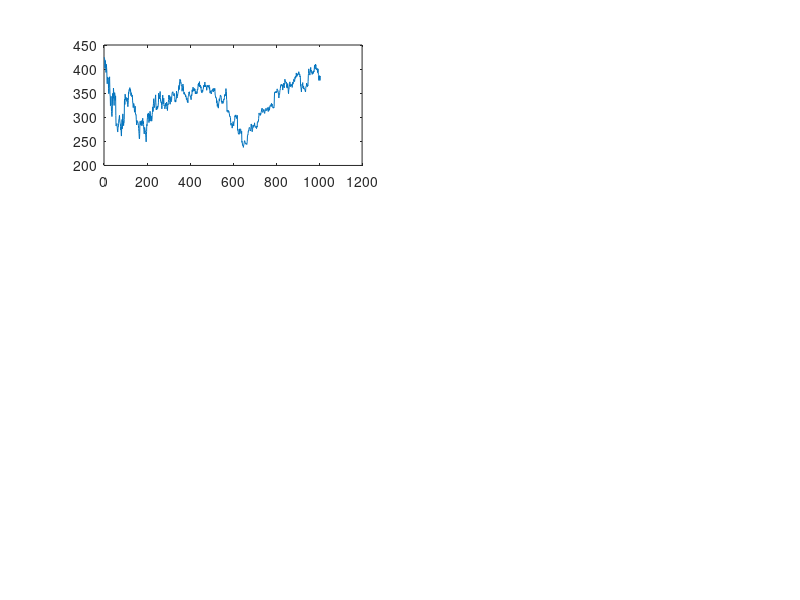

Recreate this plot in MATLAB. (Note: this script raises an error after producing the figure.)
%% stock 1

clc;clf;clear 
S = load('stockdata.tsv');
S1 = S(:,2);
time = 1:length(S1);
subplot(3,2,1);
plot(time,S1);
X1 = logreturn(S1);
subplot(3,2,2)
plot(time,X1);
subplot(3,2,3);
hist(X1,100);
subplot(3,2,4);
qqplot(X1);

[h,p] = chi2gof(X1);
p

subplot(3,2,[5 6]);
autocorr(X1);

mean1 = mean(X1)
stdDev1 = sqrt(var(X1))


%% stock 2


clc;clf;clear 
S = load('stockdata.tsv');
S2 = S(:,3);
time = 1:length(S2);
subplot(2,2,1);
plot(time,S2);
X2 = logreturn(S2);
subplot(2,2,2)
plot(time,X2);
subplot(2,2,3);
hist(X2,100);
subplot(2,2,4);
qqplot(X2);

[h,p] = chi2gof(X2);
p

mean2 = mean(X2)
stdDev2 = sqrt(var(X2))
%% stock 3

clc;clf;clear 
S = load('stockdata.tsv');
S3 = S(:,4);
time = 1:length(S3);
subplot(2,2,1);
plot(time,S3);
X3 = logreturn(S3);
subplot(2,2,2)
plot(time,X3);
subplot(2,2,3);
hist(X3,100);
subplot(2,2,4);
qqplot(X3);

[h,p] = chi2gof(X3);
p

mean3 = mean(X3)
stdDev3 = sqrt(var(X3))
%% stock 4 

clc;clf;clear 
S = load('stockdata.tsv');
S4 = S(:,5);
time = 1:length(S4);
subplot(2,2,1);
plot(time,S4);
X4 = logreturn(S4);
subplot(2,2,2)
plot(time,X4);
subplot(2,2,3);
hist(X4,100);
subplot(2,2,4);
qqplot(X4);

[h,p] = chi2gof(X4);
[h,p]

mean4 = mean(X4)
stdDev4 = sqrt(var(X4))
%% stock 5

clc;clf;clear 
S = load('stockdata.tsv');
S5 = S(:,6);
time = 1:length(S5);
subplot(2,2,1);
plot(time,S5);
X5 = logreturn(S5);
subplot(2,2,2)
plot(time,X5);
subplot(2,2,3);
hist(X5,100);
subplot(2,2,4);
qqplot(X5);

[h,p] = chi2gof(X5);
[h,p]

mean5 = mean(X5)
stdDev5 = sqrt(var(X5))
%% stock 6

clc;clf;clear 
S = load('stockdata.tsv');
S6 = S(:,7);
time = 1:length(S6);
subplot(2,2,1);
plot(time,S6);
X6 = logreturn(S6);
subplot(2,2,2)
plot(time,X6);
subplot(2,2,3);
hist(X6,100);
subplot(2,2,4);
qqplot(X6);

[h,p] = chi2gof(X6);
[h,p]

mean6 = mean(X6)
stdDev6 = sqrt(var(X6))
%% stock 7

clc;clf;clear 
S = load('stockdata.tsv');
S7 = S(:,8);
time = 1:length(S7);
subplot(2,2,1);
plot(time,S7);
X7 = logreturn(S7);
subplot(2,2,2)
plot(time,X7);
subplot(2,2,3);
hist(X7,100);
subplot(2,2,4);
qqplot(X7);

[h,p] = chi2gof(X7);
[h,p]

mean7 = mean(X7)
stdDev7 = sqrt(var(X7))
%% correlation 

clc;clf;clear 
S = load('stockdata.tsv');

X=zeros(1006,7);
for i = 1:7
    X(:,i) = logreturn(S(:,i+1));
end

R=corrcoef(X)

%% utility function

clc;clf;clear
x=linspace(-1,1,1000);
y1=@(x,k) util(x,k);
K=[1 4 7 10]
for k=1:4
    subplot(2,2,k)
    plot(x,y1(x,K(k)))
end

%% stock 1
format long
clc;clf;clear %% om talen blir för stora eller för små så kan inte läsa in den i en numeric

S = load('stockdata.tsv');
S1 = S(:,2);
X1 = logreturn(S1);
mean = mean(X1);
std = sqrt(var(X1));

f = @(x,k) util(x,k).*normpdf(x,mean,std);

int1 = integral(@(x)f(x,1),-170,170)
int2 = integral(@(x)f(x,2),-170,170)
int3 = integral(@(x)f(x,3),-170,170)
int4 = integral(@(x)f(x,4),-170,170)

%% stock 2
format long
clc;clf;clear %% om talen blir för stora eller för små så kan inte läsa in den i en numeric

S = load('stockdata.tsv');
S2 = S(:,3);
X2 = logreturn(S2);
mean = mean(X2);
std = sqrt(var(X2));

f = @(x,k) util(x,k).*normpdf(x,mean,std);

int1 = integral(@(x)f(x,1),-170,170)
int2 = integral(@(x)f(x,2),-170,170)
int3 = integral(@(x)f(x,3),-170,170)
int4 = integral(@(x)f(x,4),-170,170)

%% stock 3
format long
clc;clf;clear %% om talen blir för stora eller för små så kan inte läsa in den i en numeric

S = load('stockdata.tsv');
S3 = S(:,4);
X3 = logreturn(S3);
mean = mean(X3);
std = sqrt(var(X3));

f = @(x,k) util(x,k).*normpdf(x,mean,std);

int1 = integral(@(x)f(x,1),-170,170)
int2 = integral(@(x)f(x,2),-170,170)
int3 = integral(@(x)f(x,3),-170,170)
int4 = integral(@(x)f(x,4),-170,170)

%% stock 4
format long
clc;clf;clear %% om talen blir för stora eller för små så kan inte läsa in den i en numeric

S = load('stockdata.tsv');
S4 = S(:,5);
X4 = logreturn(S4);
mean = mean(X4);
std = sqrt(var(X4));

f = @(x,k) util(x,k).*normpdf(x,mean,std);

int1 = integral(@(x)f(x,1),-170,170)
int2 = integral(@(x)f(x,2),-170,170)
int3 = integral(@(x)f(x,3),-170,170)
int4 = integral(@(x)f(x,4),-170,170)

%% stock 5
format long
clc;clf;clear %% om talen blir för stora eller för små så kan inte läsa in den i en numeric

S = load('stockdata.tsv');
S5 = S(:,6);
X5 = logreturn(S5);
mean = mean(X5);
std = sqrt(var(X5));

f = @(x,k) util(x,k).*normpdf(x,mean,std);

int1 = integral(@(x)f(x,1),-170,170)
int2 = integral(@(x)f(x,2),-170,170)
int3 = integral(@(x)f(x,3),-170,170)
int4 = integral(@(x)f(x,4),-170,170)

%% stock 6
format long
clc;clf;clear %% om talen blir för stora eller för små så kan inte läsa in den i en numeric

S = load('stockdata.tsv');
S6 = S(:,7);
X6 = logreturn(S6);
mean = mean(X6);
std = sqrt(var(X6));

f = @(x,k) util(x,k).*normpdf(x,mean,std);

int1 = integral(@(x)f(x,1),-170,170)
int2 = integral(@(x)f(x,2),-170,170)
int3 = integral(@(x)f(x,3),-170,170)
int4 = integral(@(x)f(x,4),-170,170)

%% stock 7
format long
clc;clf;clear %% om talen blir för stora eller för små så kan inte läsa in den i en numeric

S = load('stockdata.tsv');
S7 = S(:,8);
X7 = logreturn(S7);
mean = mean(X7);
std = sqrt(var(X7));

f = @(x,k) util(x,k).*normpdf(x,mean,std);

int1 = integral(@(x)f(x,1),-170,170)
int2 = integral(@(x)f(x,2),-170,170)
int3 = integral(@(x)f(x,3),-170,170)
int4 = integral(@(x)f(x,4),-170,170)

x=linspace(-1,1,1000);
subplot(1,2,1)
plot(x,util(x,1))
subplot(1,2,2)
plot(x,normpdf(x,mean,std))